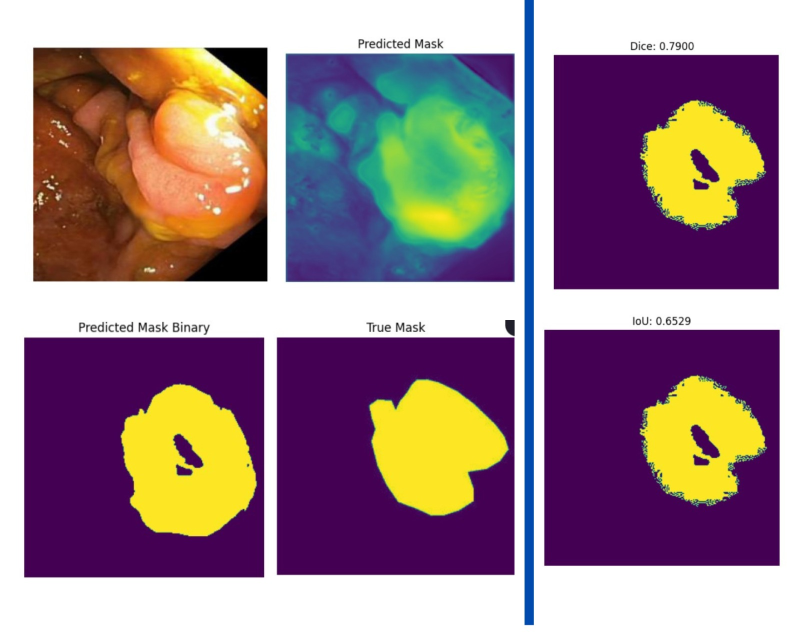
#> input picture 0mdkvtlz.png, 1600 x 1280 px, given in place of image.jpg, which was not available (shown at 1/2 size)
$ jupyter execute --allow-errors 'ProyectoML (1).ipynb'   (shell and % lines are left out)   (text cells are left out)
#> lines starting #> are read from the running program, lines starting #| are printed output that depends on the picture; after the words box and inside, x2 and y2 are one past the last pixel; in counts of white or black regions, pixels touching at a corner belong together; pictures that were not available may be replaced by others from this repository, and a replacement may not be noted
[cell 1]
import gdown

# Descargar la imagen
image_url = 'https://drive.google.com/uc?id=19fhcTeMIACnUiukaqsBapSwFeiidG57J'
image_path = 'image.jpg'
gdown.download(image_url, image_path, quiet=False)
#> (this line was passed over: gdown is not available in this run)

# Descargar la mascara
mask_url = 'https://drive.google.com/uc?id=1C3XJ8ThxUL4HDPOM3VViFirjNRk8HmuY'
mask_path = 'mask.jpg'
gdown.download(mask_url, mask_path, quiet=False)
#> (this line was passed over: gdown is not available in this run)

[cell 2]
import skimage
from skimage import io
from skimage.measure import label, regionprops
import numpy as np
import matplotlib.pyplot as plt
import gdown

# Descarga la imagen
image_url = 'https://drive.google.com/uc?id=19fhcTeMIACnUiukaqsBapSwFeiidG57J'
image_path = 'image.jpg'
gdown.download(image_url, image_path, quiet=False)
#> (this line was passed over: gdown is not available in this run)

# Descarga la máscara
mask_url = 'https://drive.google.com/uc?id=1C3XJ8ThxUL4HDPOM3VViFirjNRk8HmuY'
mask_path = 'mask.jpg'
gdown.download(mask_url, mask_path, quiet=False)
#> (this line was passed over: gdown is not available in this run)

# Lee la imagen y la máscara
img = skimage.io.imread(image_path)
#> img is the input picture: shape (1280, 1600, 4); mean R, G, B, A 156.7, 132.1, 138.2, 255
mask = skimage.io.imread(mask_path)
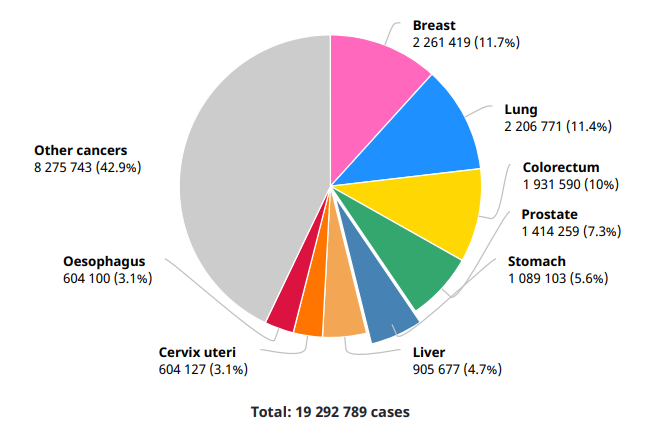
#> input picture 23l04phd.png, 648 x 442 px, given in place of mask.jpg, which was not available
#> mask is the input picture: shape (442, 648, 4); mean R, G, B, A 232.2, 229.7, 228.3, 255

# Convierte la imagen a escala de grises
gray = skimage.color.rgb2gray(img)
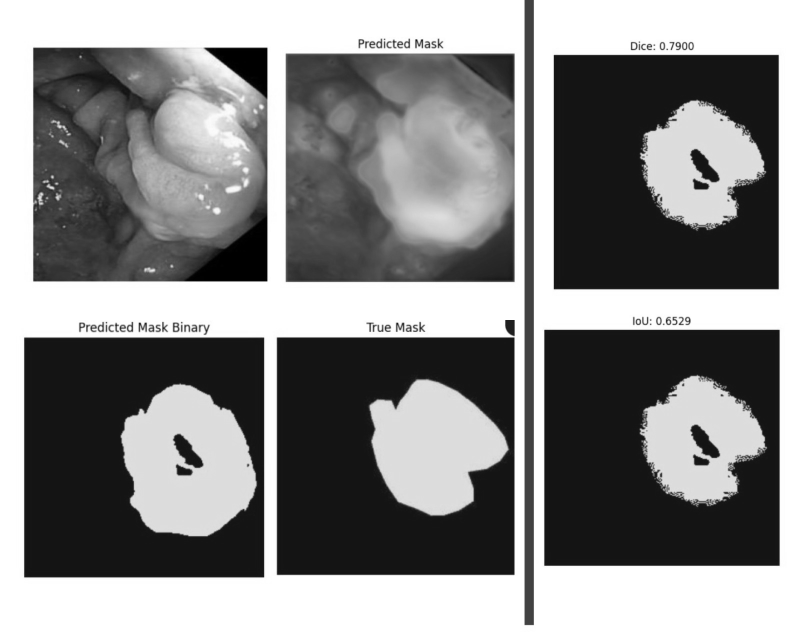
#> gray: shape (1280, 1600) float64 (shown at 1/2 size); min 0, max 1, mean 0.54

# Identifica los pixeles negros en la imagen
binary = gray < 0.1  # Ajusta este valor según sea necesario para identificar el color negro
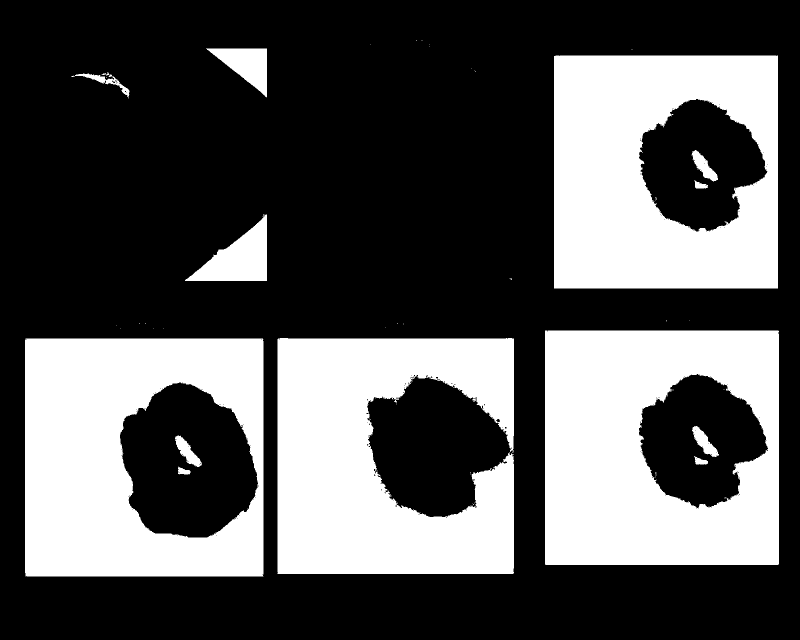
#> binary: shape (1280, 1600) bool (shown at 1/2 size); 33.7% white; 63 white regions (48 under 20 px)

# Etiqueta las regiones de la imagen
labels = label(binary)
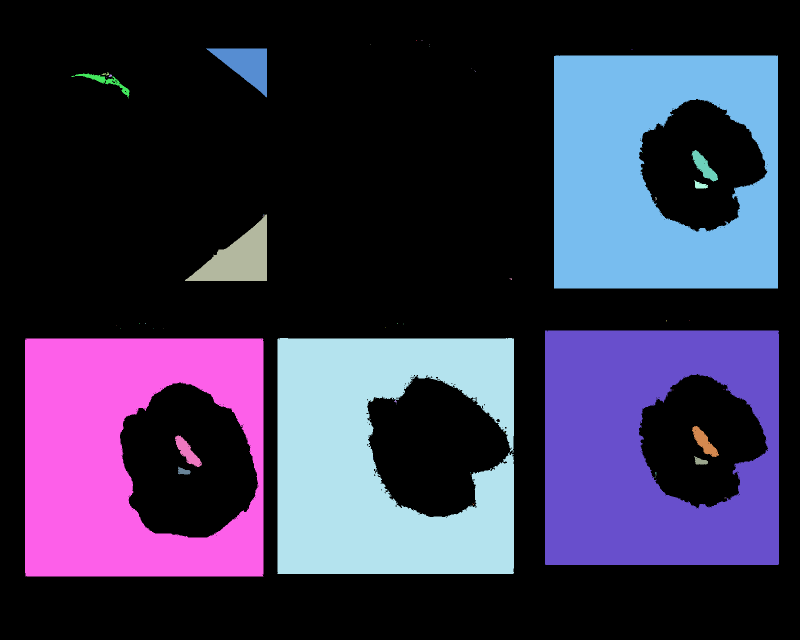
#> labels: shape (1280, 1600) int32 (shown at 1/2 size); 64 distinct labels, from 0 to 63; one colour per label, 0 black

# Encuentra la región negra más grande
regions = regionprops(labels)
#> regions = 63 regions; largest, box (x1, y1, x2, y2) and area: (1090, 661, 1558, 1130) 172933, (555, 676, 1028, 1148) 167701, (50, 677, 527, 1153) 163490, (1108, 111, 1556, 577) 162913, (370, 429, 534, 562) 10909
largest_region = max(regions, key=lambda region: region.area)

# Muestra la imagen original con la región negra más grande resaltada
plt.figure(figsize=(10, 10))
plt.imshow(img)
plt.contour(labels == largest_region.label, colors='red')
plt.title('Imagen con la región negra más grande resaltada')
plt.show()
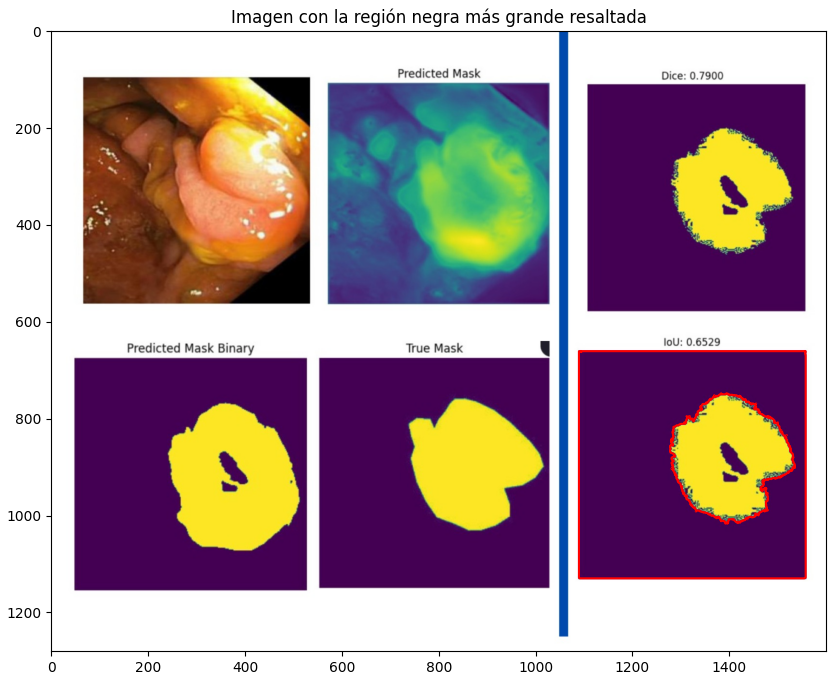
#> figure drawn by matplotlib, 1 panel

print(f"El área de la región negra más grande es {largest_region.area} píxeles.")
#| El área de la región negra más grande es 172933.0 píxeles.

# Define si el recorte será vertical u horizontal
cut = "horizontal"  # Cambia a "horizontal" para un corte horizontal

# Recorta la imagen y la máscara alrededor de la región negra más grande
minr, minc, maxr, maxc = largest_region.bbox
#> minr = 661; minc = 1090; maxr = 1130; maxc = 1558
if cut == "vertical":
    img_cropped = img[minr:maxr, :]
    mask_cropped = mask[minr:maxr, :]
else:  # cut == "horizontal"
    img_cropped = img[:, minc:maxc]
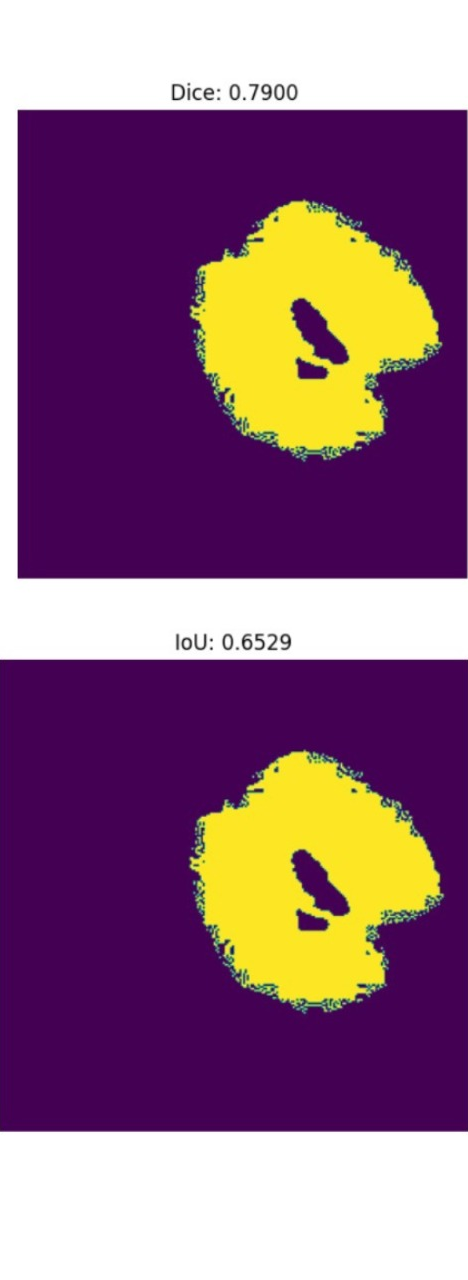
#> img_cropped: shape (1280, 468, 4); mean R, G, B, A 142.8, 101.7, 125.1, 255
    mask_cropped = mask[:, minc:maxc]
#> mask_cropped = empty array

# Muestra la imagen y la máscara recortadas
plt.figure(figsize=(10, 10))
plt.subplot(1, 2, 1)
plt.imshow(img_cropped)
plt.title('Imagen Recortada')
plt.subplot(1, 2, 2)
#> (the rest of this cell did not finish here and is left out)

[cell 3]
import os
import zipfile
import skimage
from skimage import io
from skimage.measure import label, regionprops
import numpy as np
import matplotlib.pyplot as plt

# Descomprime el archivo zip
#> (the rest of this cell did not finish here and is left out)

[cell 4]
if os.path.exists('/content/segmented-images/images'):
    print("El directorio existe.")
else:
    print("El directorio no existe.")

[cell 5]
from skimage.transform import resize

# Define una función para escalar imágenes
def scale_image(image, new_shape):
#> called with new_shape = (256, 256)
    return resize(image, new_shape)
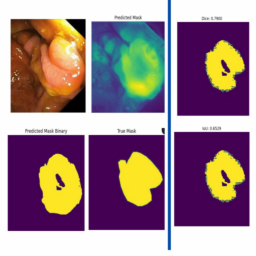
#> returned value: shape (256, 256, 4) float64; mean of channels 0, 1, 2, 3 0.615, 0.518, 0.542, 1; transparent parts drawn white

# Define el nuevo tamaño al que quieres escalar las imágenes
new_shape = (256, 256)

# Define los directorios de entrada y salida
input_image_dir = '/content/sample_data/imagen/'
input_mask_dir = '/content/sample_data/mascaras/'
output_image_dir = '/content/sample_data/scaled_imagen/'
output_mask_dir = '/content/sample_data/scaled_mascaras/'

# Crea los directorios de salida si no existen
os.makedirs(output_image_dir, exist_ok=True)
os.makedirs(output_mask_dir, exist_ok=True)

# Obtiene las rutas a todas las imágenes y máscaras
img_paths = sorted(os.listdir(input_image_dir))
mask_paths = sorted(os.listdir(input_mask_dir))

# Procesa cada imagen y máscara
#> (the rest of this cell did not finish here and is left out)


    # Guarda la imagen y la máscara escaladas
    skimage.io.imsave(output_image_dir + img_path, img_scaled)
    skimage.io.imsave(output_mask_dir + mask_path, mask_scaled)
'''
import shutil
# Crea una carpeta temporal para almacenar los archivos que se van a comprimir
os.makedirs('/content/sample_data/temp_scaled', exist_ok=True)

# Mueve los archivos de imagen y máscara escalados a la carpeta temporal
shutil.move(output_image_dir, '/content/sample_data/temp_scaled')
shutil.move(output_mask_dir, '/content/sample_data/temp_scaled')

# Crea un nuevo archivo ZIP
with zipfile.ZipFile('/content/sample_data/scaled_files.zip', 'w') as zipf:
    # Recorre todos los archivos en la carpeta temporal
    for foldername, subfolders, filenames in os.walk('/content/sample_data/temp_scaled'):
        for filename in filenames:
            # Crea la ruta completa del archivo
            file_path = os.path.join(foldername, filename)
            # Agrega el archivo al archivo ZIP
            zipf.write(file_path, arcname=os.path.relpath(file_path, '/content/sample_data/temp_scaled'))

# Elimina la carpeta temporal y su contenido
shutil.rmtree('/content/sample_data/temp_scaled')
'''
